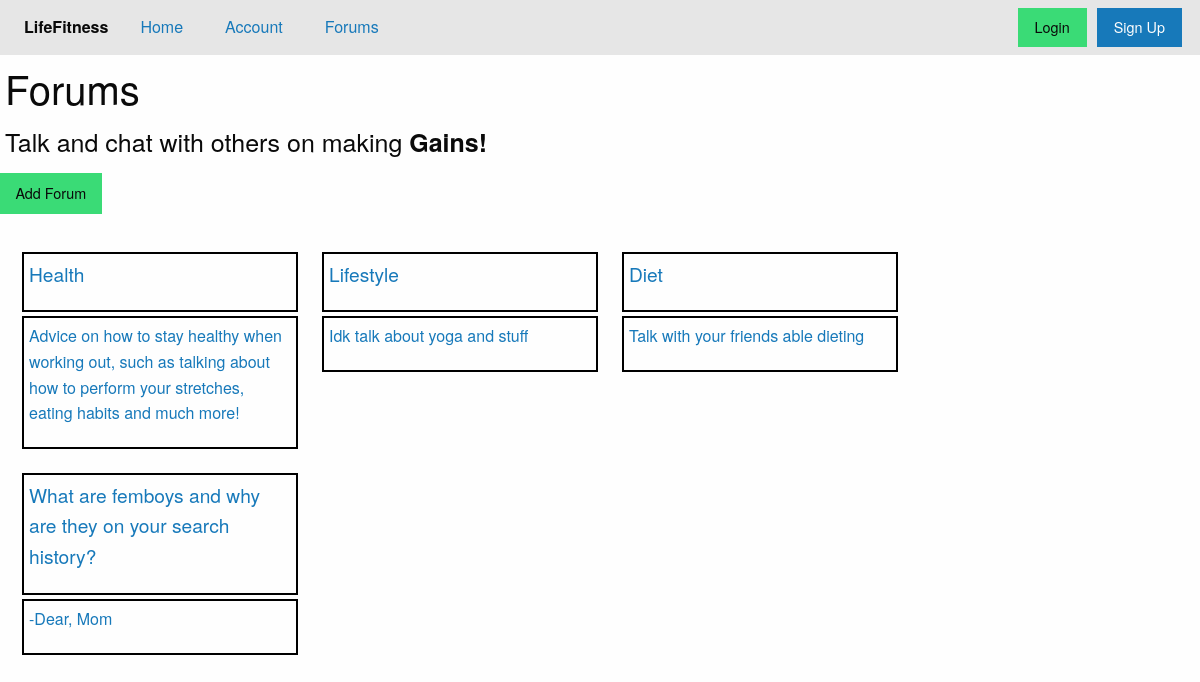
Page /forums/ on the committed database.
### LifeFitness/models.py (models this page shows, shortened)
class Forum(models.Model):
    forum_title = models.CharField(max_length=200)
    description = models.TextField(max_length=400, blank=False)

### LifeFitness/views.py (the view)
# urls.py: path('forums/', views.forums, name='forums'),
def forums(request):
    context = {
        'Forums':  Forum.objects.all()
    }
    return render(request, 'LifeFitness/forum.html', context=context)

### LifeFitness/templates/LifeFitness/forum.html (shortened to what this page needs)
{% extends 'base.html' %}
{% load crispy_forms_tags %}
{% block body_content %}
<div class="bg-container-forum">
    <div class="title-container">
        <h2>Forums</h2>
        <h4>Talk and chat with others on making <b>Gains!</b></h4>
    </div>
    <a href="createforum" class="button success">Add Forum</a>
    <div class="forums-container">
        {% for forum in Forums %}
        <a href="posts_page/{{forum.pk}}">
            <div class="forum-object">
                <div class="forum-header">
                    <p>{{forum.forum_title}}</p>
                </div>
                <div class="forum-description">
                    <p>{{forum.description}}</p>
                </div>
            </div>
        </a>
        {% endfor %}
    </div>
</div>
{% endblock body_content %}

### LifeFitness/static/css/app.css (style rules this page uses)
html, body { margin: 0; height: 100%; overflow: hidden; }
.bg-container-forum { height: 100%; width: 100%; }
.title-container { padding: 5px; }
.forums-container { display: flex; flex-direction: row; justify-content: flex-start; padding: 10px; flex-wrap: wrap; }
.forum-object { padding: 10px; border: 20px; border-radius: 5px; width: 300px; min-height: 100px; display: flex; flex-direction: column; justify-content: space-around; }
.forum-header { display: flex; flex: 1/8; border: 2px; border-color: black; margin: 2px; border-style: solid; padding: 5px; font-size: larger; }
.forum-description { display: flex; flex: 7/8; border: 2px; border-color: black; margin: 2px; border-style: solid; padding: 5px; }

### rows in the picture
Forum: forum_title "Health", description "Advice on how to stay healthy when working out, such as talking about how to perform your stretches, eating habits and much more!"
Forum: forum_title "Lifestyle", description "Idk talk about yoga and stuff"
Forum: forum_title "Diet", description "Talk with your friends able dieting"
Forum: forum_title "What are femboys and why are they on your search history?", description "-Dear, Mom"
